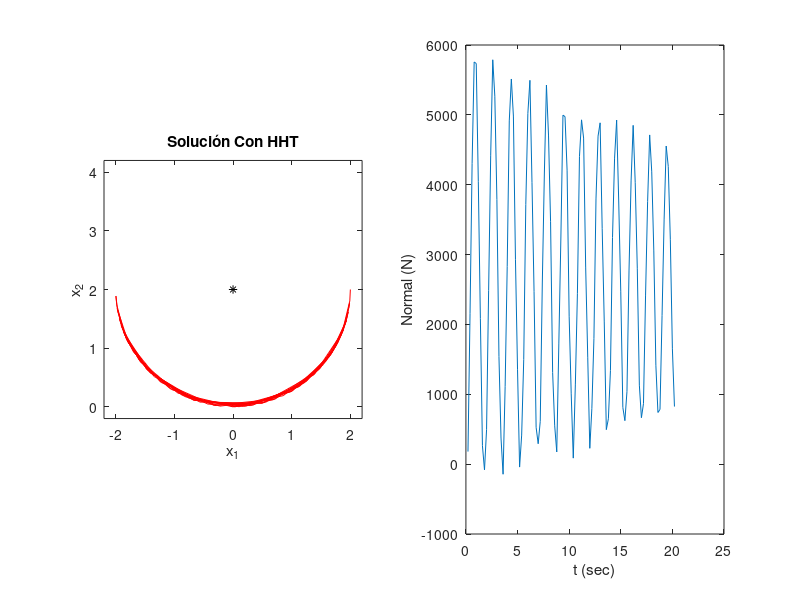

This figure's MATLAB source:
%%%%%% Dinámica No-Lineal: Péndulo con Barra elástica (Green)
%%%%%%%%%%%%%%%%%%%%%%%%%%%%%%%%%%%%%%%%%%%%%%%%%%%%%%%%%%%%%

function u = PenduloNL_HHT( L, A, E, m, c, g, dt, alfa, tf, ftol, Maxiter, plotflag )

if nargin() == 0
  %%% Parametros Estructura
  L = 2; %m
  A = .7854/100^2; %m2 (fi 1cm)
  E = 210000e6 %Pa (Acero)
  m = 214; %kg
  c = 0; %kg/s (amortiguamiento)
  g = 9.81; %m/s2
  
  dt = .20;
  alfa = 0.175; 
  tf = 20 %sec

  ftol = 1e-6;
  Maxiter = 15;
  
  plotflag = 1 ;

end

%% Defino Vector de fuerzas Internas: fint(u)
%%    u = [u1 , u2]^T

Fint = @(u) E*A*L*(u(1)^2-2*L*u(2)+u(2)^2)/2/L^4*[u(1);-(L-u(2))];

%% Defino Matriz Tangente: Kt(u) = d Fint / du

KT = @(u) E*A/2/L^3 * ([u(1),-(L-u(2))]'*[2*u(1), -2*L+2*u(2)] + (u(1)^2-2*L*u(2)+u(2)^2)*eye(2,2));

%% Defino Vector de fuerzas Externas: gravedad

ft = @(t) [  0     ; ...
            -m*g ] ; %N

%% Defino Matriz de Masa Concentrada

M = [  m  0   ; ...
       0  m ] ;

%% Defino Matriz de Amortiguamiento

C = [ c 0   ; ...
      0 c ] ;

%% Defino Condiciones Iniciales y Tiempo Final

t0 = 0;
%u0 = [0;-m*g/(E*A/L)];
%v0 = [2;.010];
u0 = [L;L];
v0 = [0;0];
ac0 = M\(ft(t0)-C*v0-Fint(u0)); % de ec de movimiento Mu.. + Fint(u) = ft


% Inicializacion HHT

delta = 1/2+alfa; beta = (1+alfa)^2/4;  %delta = 1/2; beta = 1/4; alfa = 0;

u(:,1) = u0; % u(0)
v(:,1) = v0; %v(0)
a(:,1) = ac0; %a(0)

% Comienza Marcha en el Tiempo usando HHT
t(1) = t0;

k=1;

epsg(k) = (u(1,k)^2-2*L*u(2,k)+u(2,k)^2)/2/L^2;

while t<tf %% Paso temporal de HHT
 j     = 1 ;
 ferr  = +inf ;
 ut    = u(:,k); vt = v(:,k); at = a(:,k);
 aktdt = a(:,k);
 
 while and(j<Maxiter,ferr>ftol) %% Iteración tipo N-R para Equilibrio
    uktdt = ut + dt*vt + dt^2*((1/2-beta)*at+beta*aktdt);
    vktdt = vt + dt*((1-delta)*at+delta*aktdt);
    Keff = (1-alfa)*beta*dt^2*KT(uktdt) + M;
    feff = -( M*aktdt + (1-alfa)*Fint(uktdt) + alfa*Fint(ut) - (1-alfa)*ft(t(k)+dt) - alfa*ft(t(k)) );
    da = Keff\feff;
    aktdt = aktdt + da;
    ferr = norm(feff)/norm(ft(t(k)+dt));
    j = j+1;
  end
  u(:,k+1) = ut + dt*vt + dt^2*((1/2-beta)*at+beta*aktdt);
  a(:,k+1) = aktdt;
  v(:,k+1) = vt + dt*((1-delta)*at+delta*aktdt);
  epsg(k+1) = (u(1,k+1)^2-2*L*u(2,k+1)+u(2,k+1)^2)/2/L^2;
  t(k+1)=t(k)+dt;
  
  k=k+1;
end


if plotflag > 0
  subplot(1,2,1)
  plot(u(1,:),u(2,:),'-r',0,2,'*k')
  axis([-1.1*L 1.1*L -0.1*L 2.1*L],'square')
  xlabel('x_1')
  ylabel('x_2')
  title('Solución Con HHT')
  
  subplot(1,2,2)
  plot(t(2:end),E*A*epsg(2:end))
  xlabel('t (sec)')
  ylabel('Normal (N)')
end

%print -dpng pendulo.png
